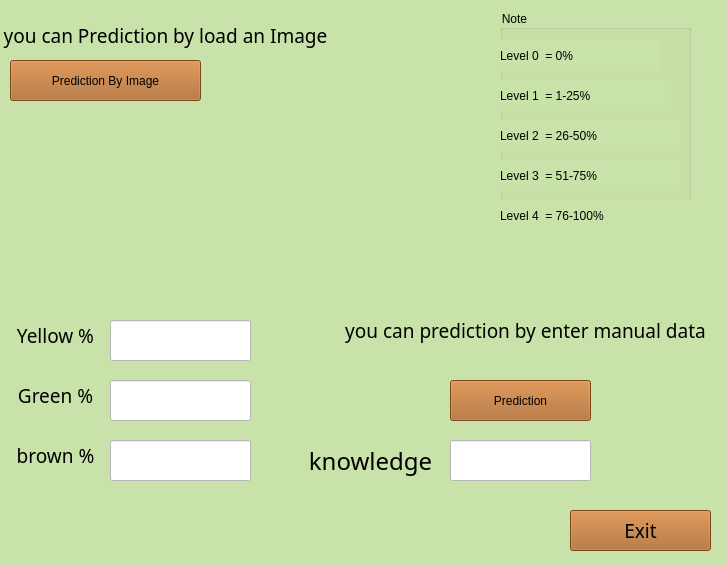
<?xml version="1.0" encoding="UTF-8"?>
<ui version="4.0">
 <class>Form</class>
 <widget class="QWidget" name="Form">
  <property name="geometry">
   <rect>
    <x>0</x>
    <y>0</y>
    <width>727</width>
    <height>565</height>
   </rect>
  </property>
  <property name="windowTitle">
   <string>Form</string>
  </property>
  <property name="styleSheet">
   <string notr="true">background-color: rgb(201, 226, 169);</string>
  </property>
  <widget class="QPushButton" name="pushButton_3">
   <property name="geometry">
    <rect>
     <x>10</x>
     <y>60</y>
     <width>191</width>
     <height>41</height>
    </rect>
   </property>
   <property name="styleSheet">
    <string notr="true">background-color: rgb(232, 232, 232);
background-color: rgb(170, 99, 36);
font: 12pt &quot;MV Boli&quot;;</string>
   </property>
   <property name="text">
    <string>Prediction By Image</string>
   </property>
   <property name="icon">
    <iconset>
     <normaloff>Icons/1200px-Picture_icon_BLACK.svg.png</normaloff>Icons/1200px-Picture_icon_BLACK.svg.png</iconset>
   </property>
   <property name="iconSize">
    <size>
     <width>24</width>
     <height>24</height>
    </size>
   </property>
  </widget>
  <widget class="QLabel" name="label_6">
   <property name="geometry">
    <rect>
     <x>340</x>
     <y>310</y>
     <width>371</width>
     <height>41</height>
    </rect>
   </property>
   <property name="font">
    <font>
     <family>Myanmar Text</family>
     <pointsize>14</pointsize>
     <weight>9</weight>
     <italic>false</italic>
     <bold>false</bold>
    </font>
   </property>
   <property name="autoFillBackground">
    <bool>false</bool>
   </property>
   <property name="styleSheet">
    <string notr="true">font: 75 14pt &quot;Myanmar Text&quot;;</string>
   </property>
   <property name="text">
    <string>you can prediction by enter manual data</string>
   </property>
   <property name="textFormat">
    <enum>Qt::AutoText</enum>
   </property>
   <property name="scaledContents">
    <bool>false</bool>
   </property>
   <property name="alignment">
    <set>Qt::AlignCenter</set>
   </property>
   <property name="buddy">
    <cstring>lineEdit_4</cstring>
   </property>
  </widget>
  <widget class="QLabel" name="label">
   <property name="geometry">
    <rect>
     <x>10</x>
     <y>320</y>
     <width>91</width>
     <height>31</height>
    </rect>
   </property>
   <property name="font">
    <font>
     <family>MV Boli</family>
     <pointsize>14</pointsize>
     <weight>50</weight>
     <italic>false</italic>
     <bold>false</bold>
    </font>
   </property>
   <property name="mouseTracking">
    <bool>false</bool>
   </property>
   <property name="styleSheet">
    <string notr="true">font: 14pt &quot;MV Boli&quot;;</string>
   </property>
   <property name="frameShape">
    <enum>QFrame::NoFrame</enum>
   </property>
   <property name="frameShadow">
    <enum>QFrame::Plain</enum>
   </property>
   <property name="lineWidth">
    <number>1</number>
   </property>
   <property name="midLineWidth">
    <number>0</number>
   </property>
   <property name="text">
    <string>Yellow %</string>
   </property>
   <property name="textFormat">
    <enum>Qt::AutoText</enum>
   </property>
   <property name="alignment">
    <set>Qt::AlignCenter</set>
   </property>
   <property name="buddy">
    <cstring>lineEdit</cstring>
   </property>
  </widget>
  <widget class="QPushButton" name="pushButton_2">
   <property name="geometry">
    <rect>
     <x>570</x>
     <y>510</y>
     <width>141</width>
     <height>41</height>
    </rect>
   </property>
   <property name="font">
    <font>
     <family>MV Boli</family>
     <pointsize>14</pointsize>
     <weight>50</weight>
     <italic>false</italic>
     <bold>false</bold>
    </font>
   </property>
   <property name="styleSheet">
    <string notr="true">background-color: rgb(232, 232, 232);
background-color: rgb(170, 99, 36);
font: 14pt &quot;MV Boli&quot;;</string>
   </property>
   <property name="text">
    <string>Exit</string>
   </property>
   <property name="icon">
    <iconset>
     <normaloff>Icons/Door_Out-512-removebg-preview.png</normaloff>Icons/Door_Out-512-removebg-preview.png</iconset>
   </property>
   <property name="iconSize">
    <size>
     <width>28</width>
     <height>28</height>
    </size>
   </property>
   <property name="shortcut">
    <string extracomment="If you want to close this window, click it"/>
   </property>
  </widget>
  <widget class="QLineEdit" name="lineEdit_2">
   <property name="geometry">
    <rect>
     <x>110</x>
     <y>380</y>
     <width>141</width>
     <height>41</height>
    </rect>
   </property>
   <property name="font">
    <font>
     <pointsize>12</pointsize>
    </font>
   </property>
   <property name="styleSheet">
    <string notr="true">background-color: rgb(255,255,255);</string>
   </property>
  </widget>
  <widget class="QLineEdit" name="lineEdit_4">
   <property name="geometry">
    <rect>
     <x>110</x>
     <y>320</y>
     <width>141</width>
     <height>41</height>
    </rect>
   </property>
   <property name="font">
    <font>
     <pointsize>12</pointsize>
    </font>
   </property>
   <property name="styleSheet">
    <string notr="true">background-color: rgb(255,255,255);</string>
   </property>
  </widget>
  <widget class="QGroupBox" name="groupBox">
   <property name="geometry">
    <rect>
     <x>500</x>
     <y>10</y>
     <width>191</width>
     <height>221</height>
    </rect>
   </property>
   <property name="styleSheet">
    <string notr="true">font: 14pt &quot;MV Boli&quot;;</string>
   </property>
   <property name="title">
    <string>Note</string>
   </property>
   <widget class="QLabel" name="label_8">
    <property name="enabled">
     <bool>true</bool>
    </property>
    <property name="geometry">
     <rect>
      <x>0</x>
      <y>30</y>
      <width>161</width>
      <height>31</height>
     </rect>
    </property>
    <property name="text">
     <string>Level 0  = 0%</string>
    </property>
   </widget>
   <widget class="QLabel" name="label_10">
    <property name="enabled">
     <bool>true</bool>
    </property>
    <property name="geometry">
     <rect>
      <x>0</x>
      <y>70</y>
      <width>171</width>
      <height>31</height>
     </rect>
    </property>
    <property name="text">
     <string>Level 1  = 1-25%</string>
    </property>
   </widget>
   <widget class="QLabel" name="label_12">
    <property name="enabled">
     <bool>true</bool>
    </property>
    <property name="geometry">
     <rect>
      <x>0</x>
      <y>150</y>
      <width>181</width>
      <height>31</height>
     </rect>
    </property>
    <property name="text">
     <string>Level 3  = 51-75%</string>
    </property>
   </widget>
   <widget class="QLabel" name="label_13">
    <property name="enabled">
     <bool>true</bool>
    </property>
    <property name="geometry">
     <rect>
      <x>0</x>
      <y>110</y>
      <width>181</width>
      <height>31</height>
     </rect>
    </property>
    <property name="text">
     <string>Level 2  = 26-50%</string>
    </property>
   </widget>
   <widget class="QLabel" name="label_11">
    <property name="enabled">
     <bool>true</bool>
    </property>
    <property name="geometry">
     <rect>
      <x>0</x>
      <y>190</y>
      <width>191</width>
      <height>31</height>
     </rect>
    </property>
    <property name="text">
     <string>Level 4  = 76-100%</string>
    </property>
   </widget>
  </widget>
  <widget class="QLabel" name="label_2">
   <property name="geometry">
    <rect>
     <x>10</x>
     <y>380</y>
     <width>91</width>
     <height>31</height>
    </rect>
   </property>
   <property name="font">
    <font>
     <family>MV Boli</family>
     <pointsize>14</pointsize>
     <weight>50</weight>
     <italic>false</italic>
     <bold>false</bold>
    </font>
   </property>
   <property name="styleSheet">
    <string notr="true">font: 14pt &quot;MV Boli&quot;;</string>
   </property>
   <property name="text">
    <string>Green %</string>
   </property>
   <property name="alignment">
    <set>Qt::AlignCenter</set>
   </property>
   <property name="buddy">
    <cstring>lineEdit_2</cstring>
   </property>
  </widget>
  <widget class="QLabel" name="label_3">
   <property name="geometry">
    <rect>
     <x>10</x>
     <y>440</y>
     <width>91</width>
     <height>31</height>
    </rect>
   </property>
   <property name="font">
    <font>
     <family>MV Boli</family>
     <pointsize>14</pointsize>
     <weight>50</weight>
     <italic>false</italic>
     <bold>false</bold>
    </font>
   </property>
   <property name="styleSheet">
    <string notr="true">font: 14pt &quot;MV Boli&quot;;</string>
   </property>
   <property name="frameShape">
    <enum>QFrame::NoFrame</enum>
   </property>
   <property name="text">
    <string>brown %</string>
   </property>
   <property name="alignment">
    <set>Qt::AlignCenter</set>
   </property>
   <property name="buddy">
    <cstring>label_3</cstring>
   </property>
  </widget>
  <widget class="QLineEdit" name="lineEdit_3">
   <property name="geometry">
    <rect>
     <x>110</x>
     <y>440</y>
     <width>141</width>
     <height>41</height>
    </rect>
   </property>
   <property name="font">
    <font>
     <pointsize>12</pointsize>
    </font>
   </property>
   <property name="styleSheet">
    <string notr="true">background-color: rgb(255,255,255);</string>
   </property>
  </widget>
  <widget class="QLabel" name="label_4">
   <property name="geometry">
    <rect>
     <x>300</x>
     <y>440</y>
     <width>141</width>
     <height>41</height>
    </rect>
   </property>
   <property name="font">
    <font>
     <family>Myanmar Text</family>
     <pointsize>18</pointsize>
     <weight>9</weight>
     <italic>false</italic>
     <bold>false</bold>
    </font>
   </property>
   <property name="autoFillBackground">
    <bool>false</bool>
   </property>
   <property name="styleSheet">
    <string notr="true">font: 75 18pt &quot;Myanmar Text&quot;;
</string>
   </property>
   <property name="text">
    <string>knowledge</string>
   </property>
   <property name="textFormat">
    <enum>Qt::AutoText</enum>
   </property>
   <property name="scaledContents">
    <bool>false</bool>
   </property>
   <property name="alignment">
    <set>Qt::AlignCenter</set>
   </property>
   <property name="buddy">
    <cstring>lineEdit_4</cstring>
   </property>
  </widget>
  <widget class="QLabel" name="label_5">
   <property name="geometry">
    <rect>
     <x>0</x>
     <y>20</y>
     <width>331</width>
     <height>31</height>
    </rect>
   </property>
   <property name="font">
    <font>
     <family>Myanmar Text</family>
     <pointsize>14</pointsize>
     <weight>9</weight>
     <italic>false</italic>
     <bold>false</bold>
    </font>
   </property>
   <property name="autoFillBackground">
    <bool>false</bool>
   </property>
   <property name="styleSheet">
    <string notr="true">font: 75 14pt &quot;Myanmar Text&quot;;</string>
   </property>
   <property name="text">
    <string>you can Prediction by load an Image</string>
   </property>
   <property name="textFormat">
    <enum>Qt::AutoText</enum>
   </property>
   <property name="scaledContents">
    <bool>false</bool>
   </property>
   <property name="alignment">
    <set>Qt::AlignCenter</set>
   </property>
   <property name="buddy">
    <cstring>lineEdit_4</cstring>
   </property>
  </widget>
  <widget class="QPushButton" name="pushButton_6">
   <property name="geometry">
    <rect>
     <x>450</x>
     <y>380</y>
     <width>141</width>
     <height>41</height>
    </rect>
   </property>
   <property name="styleSheet">
    <string notr="true">background-color: rgb(232, 232, 232);
background-color: rgb(170, 99, 36);
font: 14pt &quot;MV Boli&quot;;</string>
   </property>
   <property name="text">
    <string>Prediction</string>
   </property>
   <property name="icon">
    <iconset>
     <normaloff>Icons/build-1953646-1647427.png</normaloff>Icons/build-1953646-1647427.png</iconset>
   </property>
   <property name="iconSize">
    <size>
     <width>22</width>
     <height>22</height>
    </size>
   </property>
  </widget>
  <widget class="QLineEdit" name="lineEdit">
   <property name="geometry">
    <rect>
     <x>450</x>
     <y>440</y>
     <width>141</width>
     <height>41</height>
    </rect>
   </property>
   <property name="font">
    <font>
     <pointsize>12</pointsize>
    </font>
   </property>
   <property name="styleSheet">
    <string notr="true">background-color: rgb(255,255,255);</string>
   </property>
  </widget>
  <widget class="QLabel" name="label_7">
   <property name="geometry">
    <rect>
     <x>70</x>
     <y>110</y>
     <width>361</width>
     <height>201</height>
    </rect>
   </property>
   <property name="text">
    <string/>
   </property>
   <property name="pixmap">
    <pixmap>Icons/istockphoto-545097212-1024x1024-removebg-preview.png</pixmap>
   </property>
   <property name="scaledContents">
    <bool>true</bool>
   </property>
  </widget>
 </widget>
 <resources/>
 <connections/>
</ui>
